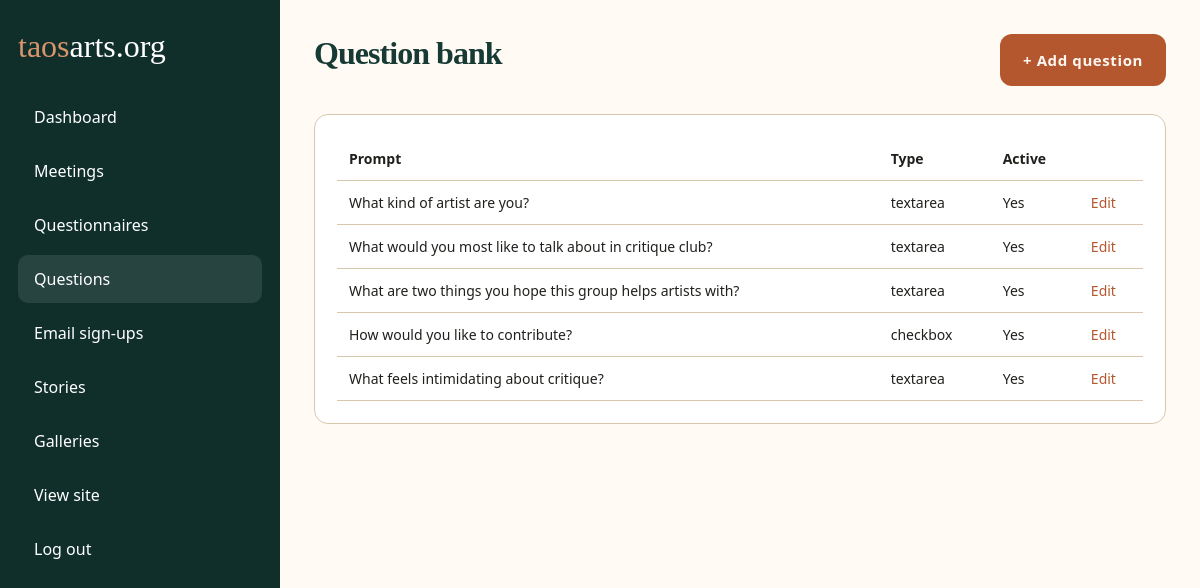
Screenshot of /admin/questions.php (signed in) with the database file from the repository.
### tables this page shows
CREATE TABLE questions (
  id INT AUTO_INCREMENT PRIMARY KEY,
  prompt TEXT NOT NULL,
  help_text TEXT NULL,
  question_type ENUM('text','textarea','email','select','checkbox','radio','number') NOT NULL DEFAULT 'textarea',
  options_json JSON NULL,
  is_active TINYINT(1) NOT NULL DEFAULT 1,
  created_at TIMESTAMP DEFAULT CURRENT_TIMESTAMP,
  updated_at TIMESTAMP DEFAULT CURRENT_TIMESTAMP ON UPDATE CURRENT_TIMESTAMP
);

### includes/db.php (called while the page is built, shortened)
<?php
function db(): PDO {
    static $pdo = null;
    if ($pdo === null) {
        $dsn = 'mysql:host=' . DB_HOST . ';dbname=' . DB_NAME . ';charset=utf8mb4';
        if (DB_SOCKET !== '') {
            $dsn .= ';unix_socket=' . DB_SOCKET;
        } else {
            $dsn .= ';port=' . DB_PORT;
        }
        $pdo = new PDO($dsn, DB_USER, DB_PASS, [
            PDO::ATTR_ERRMODE => PDO::ERRMODE_EXCEPTION,
            PDO::ATTR_DEFAULT_FETCH_MODE => PDO::FETCH_ASSOC,
        ]);
    }
    return $pdo;
}

### includes/functions.php (called while the page is built, shortened)
<?php
function h($value): string { return htmlspecialchars((string)$value, ENT_QUOTES, 'UTF-8'); }

### admin/questions.php (the view)
<?php $title='Questions'; $active='questions'; require_once __DIR__ . '/_layout.php';
$questions=db()->query('SELECT * FROM questions ORDER BY updated_at DESC')->fetchAll(); ?>
<div class="topbar"><h1>Question bank</h1><a class="btn" href="question_edit.php">+ Add question</a></div>
<section class="panel"><table class="table"><tr><th>Prompt</th><th>Type</th><th>Active</th><th></th></tr><?php foreach($questions as $q): ?><tr><td><?=h($q['prompt'])?></td><td><?=h($q['question_type'])?></td><td><?= $q['is_active']?'Yes':'No' ?></td><td><a href="question_edit.php?id=<?=$q['id']?>">Edit</a></td></tr><?php endforeach; ?></table></section>
<?php require __DIR__ . '/_footer.php'; ?>

### assets/css/style.css (style rules this page uses)
:root { --ink:#173a35; --deep:#102f2b; --clay:#b4572f; --clay-dark:#8f401d; --sand:#efe3cf; --paper:#fbf6ed; --paper-strong:#fffdf8; --line:#d8c6ad; --line-soft:#e7dccd; --muted:#685f54; --sage:#82907f; --shadow:0 18px 50px rgba(28,24,19,.08); --shadow-soft:0 10px 26px rgba(28,24,19,.05); }
* { box-sizing:border-box }
html { scroll-behavior:smooth }
body { margin:0; font-family:"Avenir Next","Gill Sans","Segoe UI",sans-serif; background: radial-gradient(circle at top left, rgba(194,150,94,.10), transparent 34%), radial-gradient(circle at right 20%, rgba(76,132,122,.08), transparent 28%), var(--paper); color:#20201d; overflow-x:hidden; }
h1,h2,h3 { margin:0 0 14px; font-family:"Iowan Old Style","Palatino Linotype","Book Antiqua","Baskerville","Times New Roman",serif; color:var(--ink); line-height:1; letter-spacing:-.03em; }
a { color:var(--clay);text-decoration:none }
.btn { display:inline-flex; align-items:center; justify-content:center; min-height:52px; padding:14px 22px; border-radius:12px; border:1px solid transparent; background:var(--clay); color:#fff8f2; font-size:15px; font-weight:700; letter-spacing:.04em; cursor:pointer; transition:transform .18s ease, background .18s ease, border-color .18s ease; }
.topbar { display:flex; justify-content:space-between; align-items:center; gap:18px; margin-bottom:28px; }
.panel { background:white; border:1px solid var(--line); border-radius:14px; padding:22px; margin-bottom:22px; }
.table { width:100%; border-collapse:collapse; }
.table th,.table td { text-align:left; padding:12px; border-bottom:1px solid var(--line); font-size:14px; vertical-align:top; }

### rows the page displays
questions: prompt "What kind of artist are you?", question_type "textarea", is_active "Yes"
questions: prompt "What would you most like to talk about in critique club?", question_type "textarea", is_active "Yes"
questions: prompt "What are two things you hope this group helps artists with?", question_type "textarea", is_active "Yes"
questions: prompt "How would you like to contribute?", question_type "checkbox", is_active "Yes"
questions: prompt "What feels intimidating about critique?", question_type "textarea", is_active "Yes"
